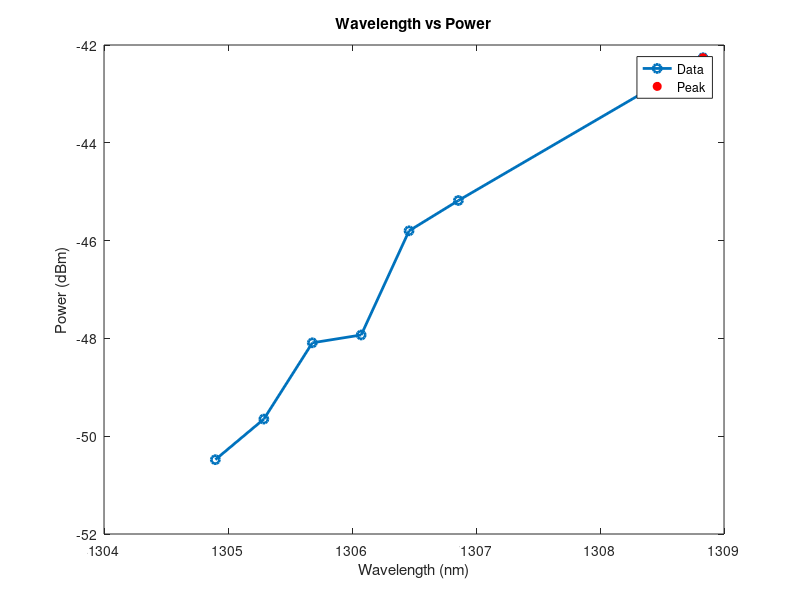

The MATLAB source for this figure:
% Wavelength vs Power plot

wavelengths = [1304.898, 1305.289, 1305.68, 1306.074, 1306.46, 1306.858, 1308.831];
power_dBm = [-50.48, -49.65, -48.09, -47.93, -45.80, -45.18, -42.26];

figure;
plot(wavelengths, power_dBm, 'o-', 'LineWidth', 2);
hold on;

peak_wavelength = 1308.831;
peak_power = -42.26;

plot(peak_wavelength, peak_power, 'ro', 'MarkerFaceColor', 'r');

xlabel('Wavelength (nm)');
ylabel('Power (dBm)');
title('Wavelength vs Power');
legend('Data', 'Peak');
